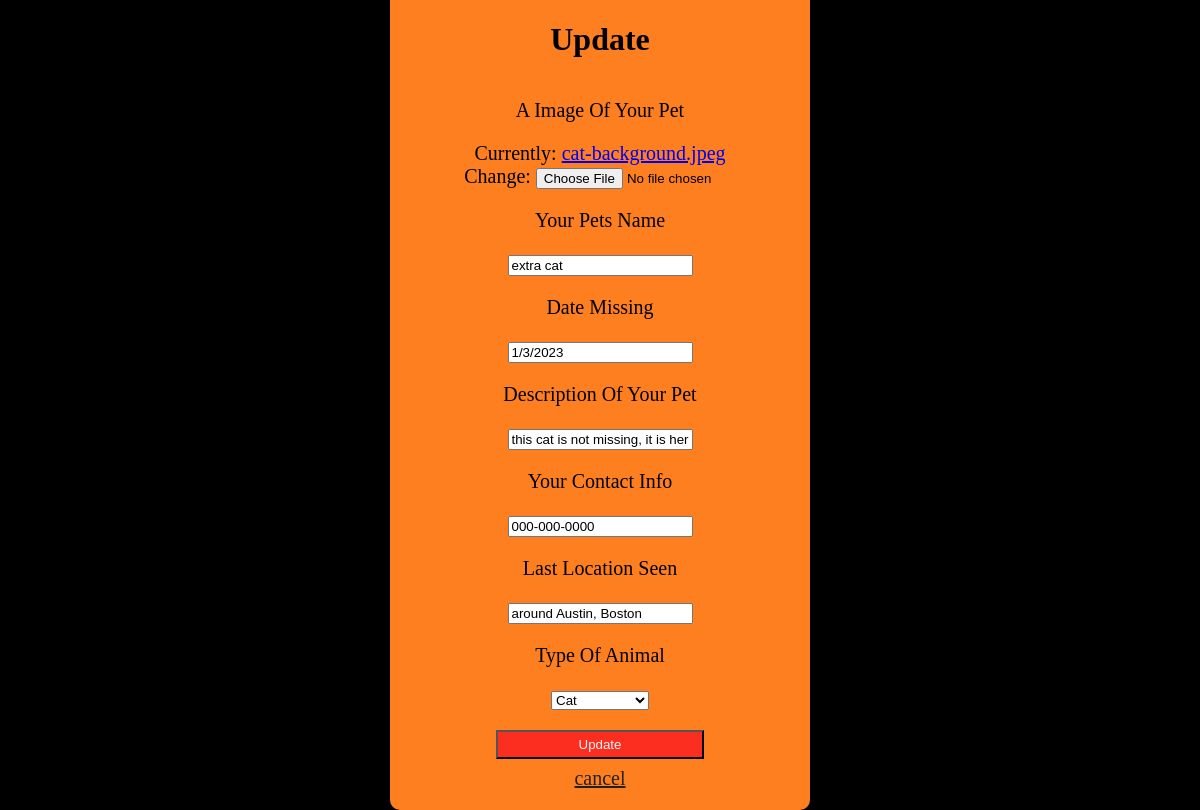
/update/4/ (signed in), run on an earlier commit of the app's database.
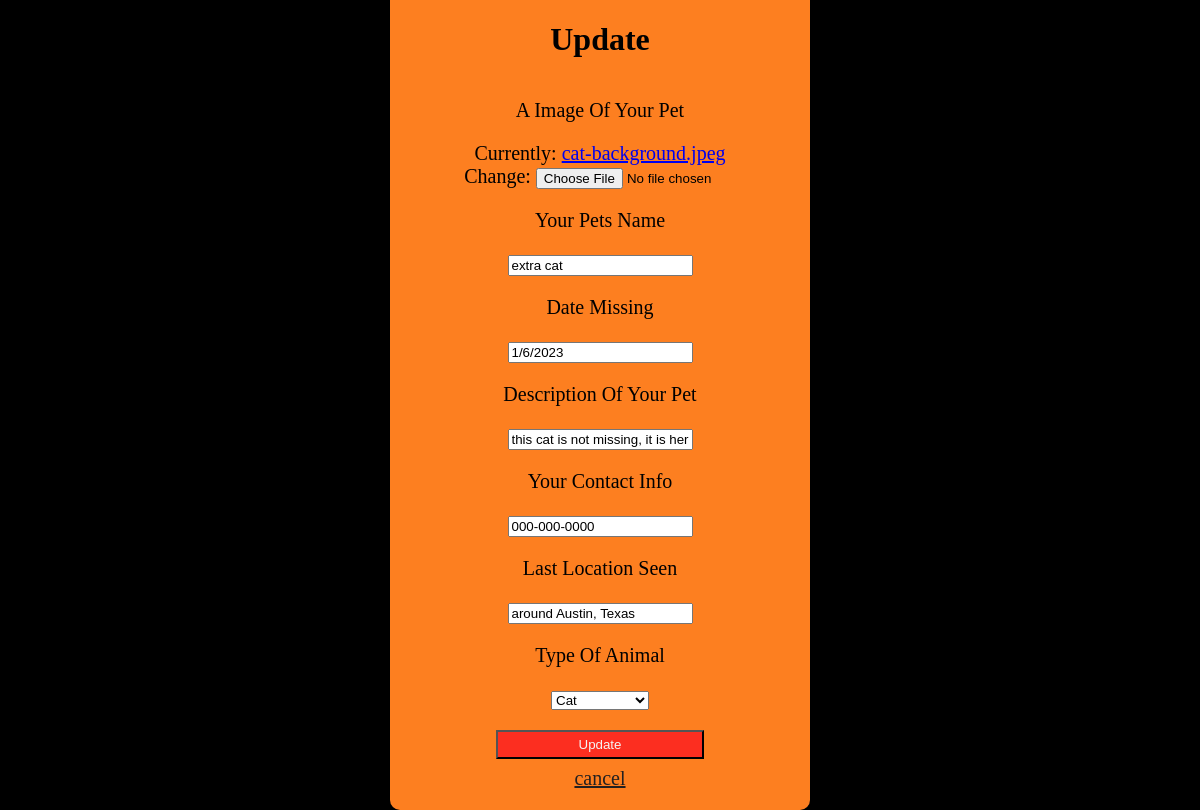
And on a later commit of the database.
### app/models.py (models this page shows, shortened)
class KittyCats(models.Model):
	ANIMAL_TYPE = (
		("Dog", "Dog"),
		("Cat", "Cat"),
		("Bird", "Bird"),
		("Rabbit", "Rabbit"),
		("Guinea Pig", "Guinea Pig"),
		("Fish", "Fish"),
		("Reptile", "Reptile"),
		("Ferret", "Ferret"),
		("Stick Insect", "Stick Insect"),
		("Rat", "Rat"),
		("Mouse", "Mouse"),
		("Amphibian", "Amphibian"),
		("Farm Animal", "Farm Animal"),
		("Other", "Other"),
	)
	img = models.ImageField()
	name = models.CharField(max_length=200)
	missing = models.CharField(max_length=200)
	description = models.CharField(max_length=200)
	contact = models.CharField(max_length=200)
	user = models.CharField(max_length=200)
	location = models.CharField(max_length=200)
	animal = models.CharField(max_length=200, choices=ANIMAL_TYPE)
	date = models.DateTimeField(auto_now_add=True, null=True)

### app/views.py (the view, shortened to what this page needs)
# urls.py: path("update/<str:pk>/", app.views.update, name="update"),
@login_required(login_url='userlogin')
def update(request, pk):
	cat = KittyCats.objects.get(id=pk)
	form = CreateKatForm(instance=cat)
	context = {"form": form, "time":"Update"}
	return render(request, "create.html", context)

### app/forms.py
class CreateKatForm(ModelForm):
    class Meta:
        model = KittyCats
        fields = "__all__"

### app/templates/create.html (shortened to what this page needs)
{% load static %}
<!DOCTYPE html>
<html lang="en">
  <head>
    <link rel="stylesheet" href="{% static 'styles.css' %}" />
  </head>
  <body class="admin-body">
    <div class="user_card_create">
      <div class="title-create">
        <h1>{{time}}</h1>
      </div>
      <div class="form_container">
        <form method="POST" action="" enctype="multipart/form-data">
          <div class="input-group-img">
            <p>A Image Of Your Pet</p>
            {{form.img}}
          </div>
          <div class="input-group">
            <p>Your Pets {{form.name.label}}</p>
            <p>{{form.name}}</p>
          </div>
          <div class="input-group">
            <p>Date {{form.missing.label}}</p>
            <p>{{form.missing}}</p>
          </div>
          <div class="input-group">
            <p>{{form.description.label}} Of Your Pet</p>
            <p>{{form.description}}</p>
          </div>
          <div class="input-group">
            <p>Your {{form.contact.label}} Info</p>
            <p>{{form.contact}}</p>
          </div>
          <div class="input-group">
            <p>Last {{form.location.label}} Seen</p>
            <p>{{form.location}}</p>
          </div>
          <div class="input-group">
            <p>Type Of {{form.animal.label}}</p>
            <p>{{form.animal}}</p>
          </div>
          <div class="create_container">
            <input class="login_btn" type="submit" value="{{time}}" />
            <a href="{% url 'home' %}">cancel</a>
          </div>
        </form>
      </div>
    </div>
  </body>
</html>

What changed in the data, as far as the page shows it:
changed KittyCats "extra cat": missing "1/3/2023" → "1/6/2023"; location "around Austin, Boston" → "around Austin, Texas"
